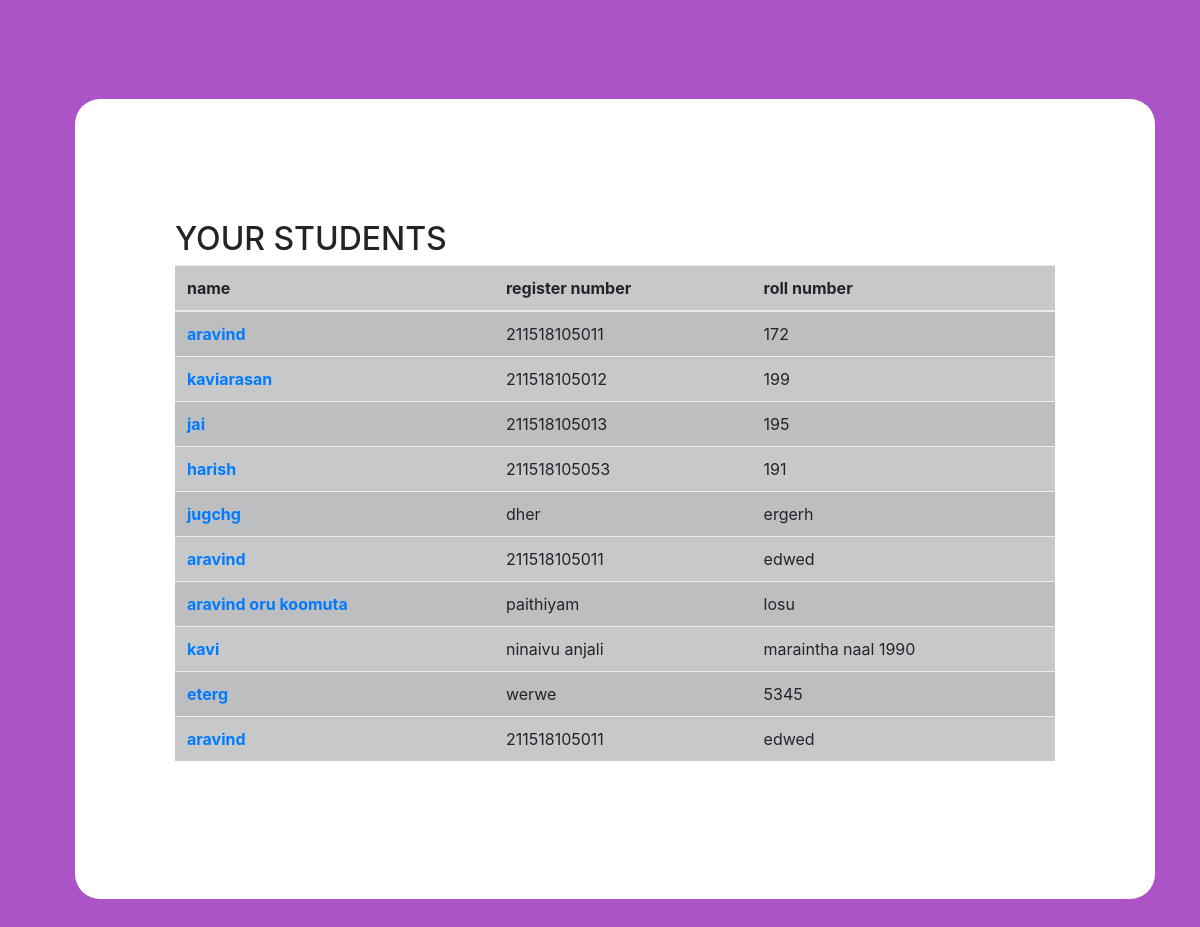
The page /abc/ on the database its author committed.
### accounts/models.py (models this page shows, shortened)
class Student(models.Model):
	name = models.CharField(max_length= 200)
	reg = models.CharField(max_length= 200)
	roll = models.CharField(max_length= 200)

### accounts/views.py (the view)
# urls.py: path('abc/',views.abc),
def abc(request):
	akjh = Student.objects.all()
	return render(request,'accounts/abc.html',{'akjh':akjh})

### accounts/templates/accounts/abc.html (shortened to what this page needs)
{% load static %}
<head>
  <link rel="stylesheet" type="text/css" href="{% static 'vendor/bootstrap/css/bootstrap.min.css' %}">
</head>
<body>
<div class="dam">		<br>
  <div class="sam">
  <h2>YOUR STUDENTS</h2>
  <table class="table table-dark table-striped">
    <thead>
      <tr>
        <th>name</th>
        <th>register number</th>
        <th>roll number</th>
      </tr>
    </thead>
    <tbody>
    	{% for i in akjh%}
      <tr>
       <td><a href="{{i.id}}"><b>{{i.name}}</b></a></td>
        <td>{{i.reg}}</td>
        <td>{{i.roll}}</td>
      </tr>
      {%endfor%}
    </tbody>
  </table>
</div><br>
</div>
</body>

### accounts/templates/accounts/abc.html (style rules this page uses)
.sam { background-color: white; width:90%; height:100%; border-radius:25px; padding:100px; margin:75px; align-content: center; }
.dam { background-color:#ac53c7; }

### rows shown on the page
Student: name "aravind", reg "211518105011", roll "172"
Student: name "kaviarasan", reg "211518105012", roll "199"
Student: name "jai", reg "211518105013", roll "195"
Student: name "harish", reg "211518105053", roll "191"
Student: name "jugchg", reg "dher", roll "ergerh"
Student: name "aravind", reg "211518105011", roll "edwed"
Student: name "aravind oru koomuta", reg "paithiyam", roll "losu"
Student: name "kavi", reg "ninaivu anjali", roll "maraintha naal 1990"
Student: name "eterg", reg "werwe", roll "5345"
Student: name "aravind", reg "211518105011", roll "edwed"
